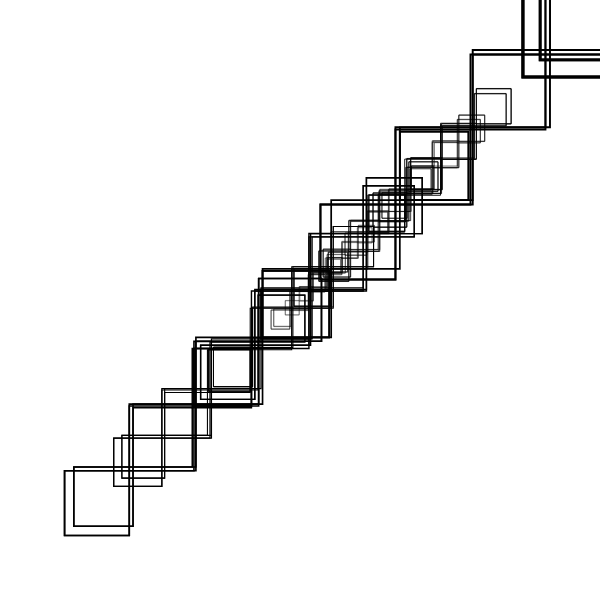
Frame 1 (no input)
Frame 60 (no input): identical to frame 1, image omitted
Frame 120 (the mouse pressed at the canvas centre since frame 60): identical to frame 1, image omitted

The p5.js sketch that drew this single still picture (run headless with seeded random() and noise() and a simulated clock; from frame 60 on, the mouse is pressed at the canvas centre):

// p5.js sketch
// ── sketch.js

// Point = P, Rectangle = R, line = F, Line*4 = D
// You can play around with length, angle, strokeweight, colors,...

let premise = 'R';
  let rules = {
    R: '>RRR++R',
    
  }
let bigRule;


let length = 40;
let angle = 90;

function setup() {
  createCanvas(600, 600);
  angleMode(DEGREES);
  bigRule = resolveRules(premise, rules, 3);
  print(bigRule);
  
}

function draw() {
  background('white');
  stroke('black');
  strokeWeight(1);
  noFill();
  //fill('black');
  translate(width / 2, height / 2);
  rotate(-90);
  scale(0.3);

  drawShape(bigRule);
   // angle += 1;
  // length += 0.1;
}

function resolveRules(startRule, rules, depth) {
  let endRule = '';
  for (let currentLetter of startRule) {
    if (currentLetter in rules) {
      endRule += rules[currentLetter];
    } else {
      endRule += currentLetter;
    }
  }
  if (depth >= 1) {
    endRule = resolveRules(endRule, rules, depth - 1);
  }
  return endRule;
}


function drawShape(rule)  {
  for (let c of rule) {
    if (c === 'F') {
      line(0, 0, 0, length*3);
      translate(length, 0);
    } else if (c === 'R') {
      rect(0, 0, length, length);
      translate(length, length);
    } else if (c === 'P') {
      point(0, 0);
      translate(length, 0);
    } else if (c === 'D') {
      line(0, 0, length * 4, 0);
      translate(length, 0);
    } else if (c === 'f') {
      translate(0, length, 0);
    } else if (c === '+') {
      rotate(angle);
    } else if (c === '-') {
      rotate(-angle);
    } else if (c === '[') {
      push();
    } else if (c === ']') {
      pop();
    } else if (c === '>') {
      scale(1.03);
    } else if (c === '<') {
      scale(0.8);
   
    }
  }
}
